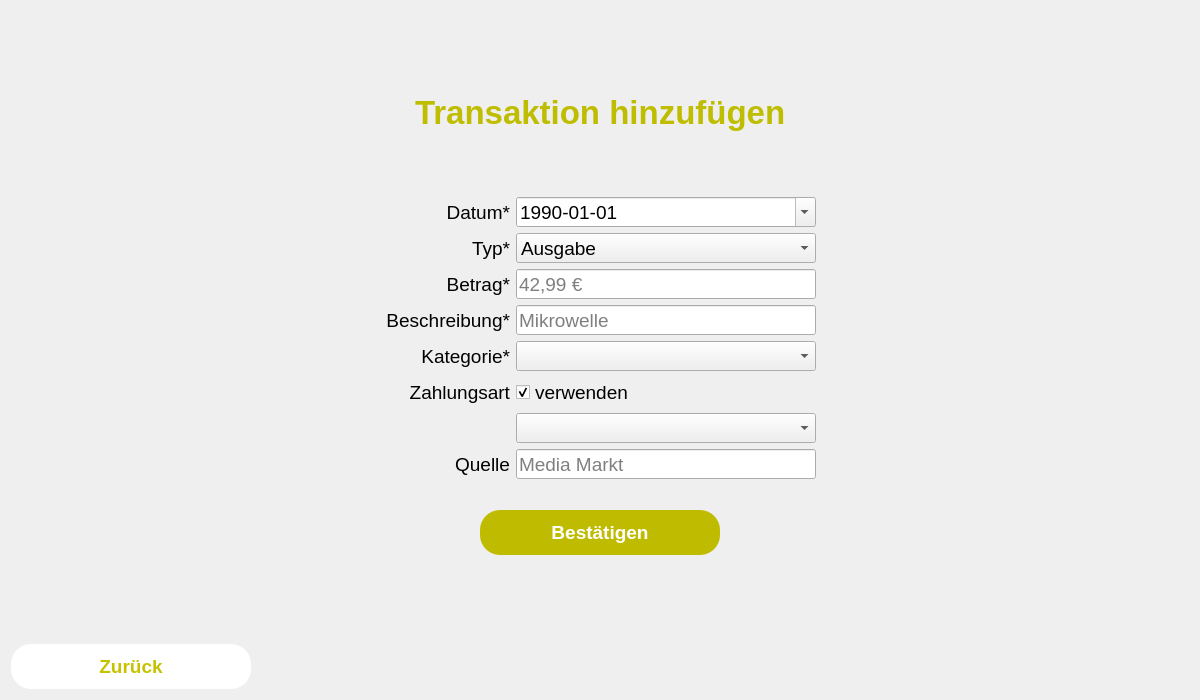
<?xml version="1.0" encoding="UTF-8"?>
<ui version="4.0">
 <class>AddTransactionView</class>
 <widget class="QWidget" name="AddTransactionView">
  <property name="geometry">
   <rect>
    <x>0</x>
    <y>0</y>
    <width>1200</width>
    <height>700</height>
   </rect>
  </property>
  <property name="windowTitle">
   <string>meinHaushalt</string>
  </property>
  <layout class="QVBoxLayout" name="verticalLayout_4">
   <item>
    <layout class="QVBoxLayout" name="verticalLayout_3">
     <item>
      <spacer name="verticalSpacer">
       <property name="orientation">
        <enum>Qt::Vertical</enum>
       </property>
       <property name="sizeHint" stdset="0">
        <size>
         <width>20</width>
         <height>40</height>
        </size>
       </property>
      </spacer>
     </item>
     <item>
      <layout class="QHBoxLayout" name="horizontalLayout_2">
       <item>
        <spacer name="horizontalSpacer_4">
         <property name="orientation">
          <enum>Qt::Horizontal</enum>
         </property>
         <property name="sizeHint" stdset="0">
          <size>
           <width>40</width>
           <height>20</height>
          </size>
         </property>
        </spacer>
       </item>
       <item>
        <widget class="QLabel" name="label">
         <property name="font">
          <font>
           <pointsize>25</pointsize>
           <weight>75</weight>
           <bold>true</bold>
          </font>
         </property>
         <property name="styleSheet">
          <string notr="true">QLabel {
color: rgb(191, 189, 0)
}</string>
         </property>
         <property name="text">
          <string>Transaktion hinzufügen</string>
         </property>
        </widget>
       </item>
       <item>
        <spacer name="horizontalSpacer_3">
         <property name="orientation">
          <enum>Qt::Horizontal</enum>
         </property>
         <property name="sizeHint" stdset="0">
          <size>
           <width>40</width>
           <height>20</height>
          </size>
         </property>
        </spacer>
       </item>
      </layout>
     </item>
     <item>
      <layout class="QHBoxLayout" name="horizontalLayout">
       <property name="topMargin">
        <number>60</number>
       </property>
       <item>
        <spacer name="horizontalSpacer">
         <property name="orientation">
          <enum>Qt::Horizontal</enum>
         </property>
         <property name="sizeHint" stdset="0">
          <size>
           <width>40</width>
           <height>20</height>
          </size>
         </property>
        </spacer>
       </item>
       <item>
        <layout class="QVBoxLayout" name="verticalLayout">
         <property name="spacing">
          <number>6</number>
         </property>
         <property name="bottomMargin">
          <number>0</number>
         </property>
         <item>
          <widget class="QLabel" name="label_4">
           <property name="font">
            <font>
             <pointsize>14</pointsize>
            </font>
           </property>
           <property name="text">
            <string>Datum*</string>
           </property>
           <property name="alignment">
            <set>Qt::AlignRight|Qt::AlignTrailing|Qt::AlignVCenter</set>
           </property>
          </widget>
         </item>
         <item>
          <widget class="QLabel" name="label_5">
           <property name="font">
            <font>
             <pointsize>14</pointsize>
            </font>
           </property>
           <property name="text">
            <string>Typ*</string>
           </property>
           <property name="alignment">
            <set>Qt::AlignRight|Qt::AlignTrailing|Qt::AlignVCenter</set>
           </property>
          </widget>
         </item>
         <item>
          <widget class="QLabel" name="label_2">
           <property name="font">
            <font>
             <pointsize>14</pointsize>
            </font>
           </property>
           <property name="text">
            <string>Betrag*</string>
           </property>
           <property name="alignment">
            <set>Qt::AlignRight|Qt::AlignTrailing|Qt::AlignVCenter</set>
           </property>
          </widget>
         </item>
         <item>
          <widget class="QLabel" name="label_6">
           <property name="font">
            <font>
             <pointsize>14</pointsize>
            </font>
           </property>
           <property name="text">
            <string>Beschreibung*</string>
           </property>
           <property name="alignment">
            <set>Qt::AlignRight|Qt::AlignTrailing|Qt::AlignVCenter</set>
           </property>
          </widget>
         </item>
         <item>
          <widget class="QLabel" name="label_8">
           <property name="font">
            <font>
             <pointsize>14</pointsize>
            </font>
           </property>
           <property name="text">
            <string>Kategorie*</string>
           </property>
           <property name="alignment">
            <set>Qt::AlignRight|Qt::AlignTrailing|Qt::AlignVCenter</set>
           </property>
          </widget>
         </item>
         <item>
          <widget class="QLabel" name="label_3">
           <property name="font">
            <font>
             <pointsize>14</pointsize>
            </font>
           </property>
           <property name="text">
            <string>Zahlungsart</string>
           </property>
           <property name="alignment">
            <set>Qt::AlignRight|Qt::AlignTrailing|Qt::AlignVCenter</set>
           </property>
          </widget>
         </item>
         <item>
          <widget class="QLabel" name="label_10">
           <property name="font">
            <font>
             <pointsize>14</pointsize>
            </font>
           </property>
           <property name="text">
            <string/>
           </property>
           <property name="alignment">
            <set>Qt::AlignRight|Qt::AlignTrailing|Qt::AlignVCenter</set>
           </property>
          </widget>
         </item>
         <item>
          <widget class="QLabel" name="label_9">
           <property name="font">
            <font>
             <pointsize>14</pointsize>
            </font>
           </property>
           <property name="text">
            <string>Quelle</string>
           </property>
           <property name="alignment">
            <set>Qt::AlignRight|Qt::AlignTrailing|Qt::AlignVCenter</set>
           </property>
          </widget>
         </item>
        </layout>
       </item>
       <item>
        <layout class="QVBoxLayout" name="verticalLayout_2">
         <property name="spacing">
          <number>6</number>
         </property>
         <item>
          <widget class="QDateEdit" name="transactionDate">
           <property name="sizePolicy">
            <sizepolicy hsizetype="Expanding" vsizetype="Fixed">
             <horstretch>0</horstretch>
             <verstretch>0</verstretch>
            </sizepolicy>
           </property>
           <property name="minimumSize">
            <size>
             <width>300</width>
             <height>30</height>
            </size>
           </property>
           <property name="maximumSize">
            <size>
             <width>300</width>
             <height>30</height>
            </size>
           </property>
           <property name="font">
            <font>
             <pointsize>14</pointsize>
            </font>
           </property>
           <property name="dateTime">
            <datetime>
             <hour>0</hour>
             <minute>0</minute>
             <second>0</second>
             <year>1990</year>
             <month>1</month>
             <day>1</day>
            </datetime>
           </property>
           <property name="displayFormat">
            <string>yyyy-MM-dd</string>
           </property>
           <property name="calendarPopup">
            <bool>true</bool>
           </property>
          </widget>
         </item>
         <item>
          <widget class="QComboBox" name="typeComboBox">
           <property name="minimumSize">
            <size>
             <width>300</width>
             <height>30</height>
            </size>
           </property>
           <property name="maximumSize">
            <size>
             <width>300</width>
             <height>30</height>
            </size>
           </property>
           <property name="font">
            <font>
             <pointsize>14</pointsize>
            </font>
           </property>
           <property name="styleSheet">
            <string notr="true">QComboBox:focus {
	outline: none;
}</string>
           </property>
           <property name="currentText">
            <string>Ausgabe</string>
           </property>
           <item>
            <property name="text">
             <string>Ausgabe</string>
            </property>
           </item>
           <item>
            <property name="text">
             <string>Einnahme</string>
            </property>
           </item>
          </widget>
         </item>
         <item>
          <widget class="QLineEdit" name="amountLine">
           <property name="minimumSize">
            <size>
             <width>300</width>
             <height>30</height>
            </size>
           </property>
           <property name="maximumSize">
            <size>
             <width>300</width>
             <height>30</height>
            </size>
           </property>
           <property name="font">
            <font>
             <pointsize>14</pointsize>
             <weight>50</weight>
             <bold>false</bold>
            </font>
           </property>
           <property name="maxLength">
            <number>100</number>
           </property>
           <property name="frame">
            <bool>true</bool>
           </property>
           <property name="echoMode">
            <enum>QLineEdit::Normal</enum>
           </property>
           <property name="placeholderText">
            <string>42,99 €</string>
           </property>
          </widget>
         </item>
         <item>
          <widget class="QLineEdit" name="descriptionLine">
           <property name="minimumSize">
            <size>
             <width>300</width>
             <height>30</height>
            </size>
           </property>
           <property name="maximumSize">
            <size>
             <width>300</width>
             <height>30</height>
            </size>
           </property>
           <property name="font">
            <font>
             <pointsize>14</pointsize>
             <weight>50</weight>
             <bold>false</bold>
            </font>
           </property>
           <property name="maxLength">
            <number>100</number>
           </property>
           <property name="frame">
            <bool>true</bool>
           </property>
           <property name="echoMode">
            <enum>QLineEdit::Normal</enum>
           </property>
           <property name="placeholderText">
            <string>Mikrowelle</string>
           </property>
          </widget>
         </item>
         <item>
          <widget class="QComboBox" name="categoryComboBox">
           <property name="minimumSize">
            <size>
             <width>300</width>
             <height>30</height>
            </size>
           </property>
           <property name="maximumSize">
            <size>
             <width>300</width>
             <height>30</height>
            </size>
           </property>
           <property name="font">
            <font>
             <pointsize>14</pointsize>
            </font>
           </property>
           <property name="styleSheet">
            <string notr="true">QComboBox:focus {
	outline: none;
}</string>
           </property>
          </widget>
         </item>
         <item>
          <widget class="QCheckBox" name="checkBox">
           <property name="sizePolicy">
            <sizepolicy hsizetype="Minimum" vsizetype="Fixed">
             <horstretch>0</horstretch>
             <verstretch>0</verstretch>
            </sizepolicy>
           </property>
           <property name="minimumSize">
            <size>
             <width>300</width>
             <height>30</height>
            </size>
           </property>
           <property name="maximumSize">
            <size>
             <width>300</width>
             <height>30</height>
            </size>
           </property>
           <property name="font">
            <font>
             <pointsize>14</pointsize>
            </font>
           </property>
           <property name="text">
            <string>verwenden</string>
           </property>
           <property name="checked">
            <bool>true</bool>
           </property>
          </widget>
         </item>
         <item>
          <widget class="QComboBox" name="payoptionComboBox">
           <property name="minimumSize">
            <size>
             <width>300</width>
             <height>30</height>
            </size>
           </property>
           <property name="maximumSize">
            <size>
             <width>300</width>
             <height>30</height>
            </size>
           </property>
           <property name="font">
            <font>
             <pointsize>14</pointsize>
            </font>
           </property>
           <property name="styleSheet">
            <string notr="true">QComboBox:focus {
	outline: none;
}</string>
           </property>
          </widget>
         </item>
         <item>
          <widget class="QLineEdit" name="sourceLine">
           <property name="minimumSize">
            <size>
             <width>300</width>
             <height>30</height>
            </size>
           </property>
           <property name="maximumSize">
            <size>
             <width>300</width>
             <height>30</height>
            </size>
           </property>
           <property name="font">
            <font>
             <pointsize>14</pointsize>
             <weight>50</weight>
             <bold>false</bold>
            </font>
           </property>
           <property name="maxLength">
            <number>100</number>
           </property>
           <property name="frame">
            <bool>true</bool>
           </property>
           <property name="echoMode">
            <enum>QLineEdit::Normal</enum>
           </property>
           <property name="placeholderText">
            <string>Media Markt</string>
           </property>
          </widget>
         </item>
        </layout>
       </item>
       <item>
        <spacer name="horizontalSpacer_2">
         <property name="orientation">
          <enum>Qt::Horizontal</enum>
         </property>
         <property name="sizeHint" stdset="0">
          <size>
           <width>40</width>
           <height>20</height>
          </size>
         </property>
        </spacer>
       </item>
      </layout>
     </item>
     <item>
      <layout class="QHBoxLayout" name="horizontalLayout_3">
       <property name="spacing">
        <number>6</number>
       </property>
       <property name="topMargin">
        <number>25</number>
       </property>
       <item>
        <spacer name="horizontalSpacer_5">
         <property name="orientation">
          <enum>Qt::Horizontal</enum>
         </property>
         <property name="sizeHint" stdset="0">
          <size>
           <width>40</width>
           <height>20</height>
          </size>
         </property>
        </spacer>
       </item>
       <item>
        <widget class="QPushButton" name="ConfirmButton">
         <property name="minimumSize">
          <size>
           <width>240</width>
           <height>45</height>
          </size>
         </property>
         <property name="maximumSize">
          <size>
           <width>240</width>
           <height>45</height>
          </size>
         </property>
         <property name="font">
          <font>
           <pointsize>14</pointsize>
           <weight>75</weight>
           <bold>true</bold>
          </font>
         </property>
         <property name="cursor">
          <cursorShape>PointingHandCursor</cursorShape>
         </property>
         <property name="styleSheet">
          <string notr="true">QPushButton {
color: white;
background-color: rgb(191, 187, 0); 
border-radius: 20px;
border-style: outset;
padding: 10px;
}

QPushButton:disabled {

}

QPushButton:hover {
background: qradialgradient(
cx: 0.3, cy: -0.4, fx: 0.3, fy: -0.4,
radius: 1.35, stop: 0 #fff, stop: 1 rgb(193, 189, 0)
);
}

QPushButton:pressed {
border-style: inset;
background: qradialgradient(
cx: 0.4, cy: -0.1, fx: 0.4, fy: -0.1,
radius: 1.35, stop: 0 #fff, stop: 1 #ddd
);
}

QPushButton:focus {
	border: none;
	outline: none;
}</string>
         </property>
         <property name="text">
          <string>Bestätigen</string>
         </property>
        </widget>
       </item>
       <item>
        <spacer name="horizontalSpacer_6">
         <property name="orientation">
          <enum>Qt::Horizontal</enum>
         </property>
         <property name="sizeHint" stdset="0">
          <size>
           <width>40</width>
           <height>20</height>
          </size>
         </property>
        </spacer>
       </item>
      </layout>
     </item>
     <item>
      <spacer name="verticalSpacer_2">
       <property name="orientation">
        <enum>Qt::Vertical</enum>
       </property>
       <property name="sizeHint" stdset="0">
        <size>
         <width>20</width>
         <height>40</height>
        </size>
       </property>
      </spacer>
     </item>
     <item>
      <layout class="QHBoxLayout" name="horizontalLayout_4">
       <item>
        <widget class="QPushButton" name="BackButton">
         <property name="minimumSize">
          <size>
           <width>240</width>
           <height>45</height>
          </size>
         </property>
         <property name="maximumSize">
          <size>
           <width>240</width>
           <height>45</height>
          </size>
         </property>
         <property name="font">
          <font>
           <pointsize>14</pointsize>
           <weight>75</weight>
           <bold>true</bold>
          </font>
         </property>
         <property name="cursor">
          <cursorShape>PointingHandCursor</cursorShape>
         </property>
         <property name="styleSheet">
          <string notr="true">QPushButton {
color: rgb(197, 194, 0);
background-color: white; 
border-radius: 20px;
border-style: outset;
padding: 10px;
}

QPushButton:disabled {

}

QPushButton:hover {
background: qradialgradient(
cx: 0.3, cy: -0.4, fx: 0.3, fy: -0.4,
radius: 1.35, stop: 0 #fff, stop: 1 grey
);
}

QPushButton:pressed {
border-style: inset;
background: qradialgradient(
cx: 0.4, cy: -0.1, fx: 0.4, fy: -0.1,
radius: 1.35, stop: 0 #fff, stop: 1 #ddd
);
}

QPushButton:focus {
	border: none;
	outline: none;
}</string>
         </property>
         <property name="text">
          <string>Zurück</string>
         </property>
        </widget>
       </item>
       <item>
        <spacer name="horizontalSpacer_7">
         <property name="orientation">
          <enum>Qt::Horizontal</enum>
         </property>
         <property name="sizeHint" stdset="0">
          <size>
           <width>40</width>
           <height>20</height>
          </size>
         </property>
        </spacer>
       </item>
      </layout>
     </item>
    </layout>
   </item>
  </layout>
 </widget>
 <resources/>
 <connections/>
</ui>
